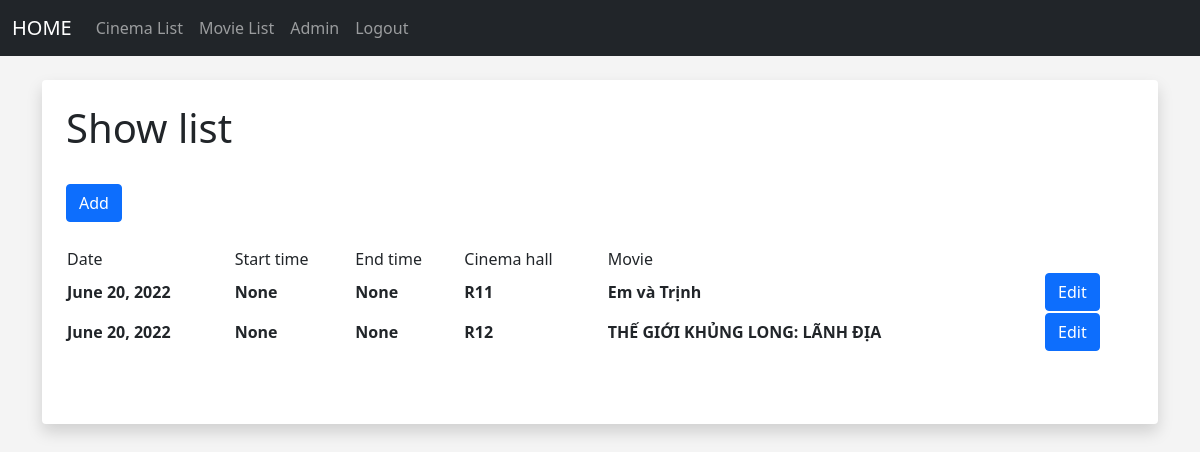
The page /show_list (signed in) on the database as committed earlier.
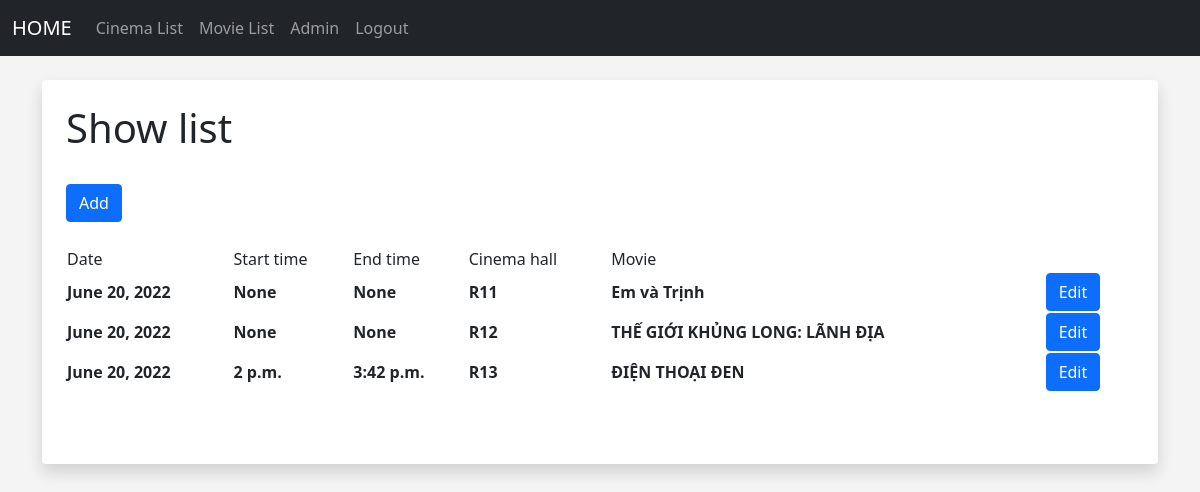
The same page on the database as committed later.
### members/models.py (models this page shows, shortened)
class Show(models.Model):
    date = models.DateField()
    start_time = models.TimeField()
    end_time = models.TimeField()
    cinema_hall_id = models.ForeignKey(Cinema_Hall, on_delete=models.CASCADE)
    movie_id = models.ForeignKey(Movie, on_delete=models.CASCADE)

class Cinema_Hall(models.Model):
    name = models.CharField(max_length=64)
    total_seats = models.IntegerField()
    cinema_id = models.ForeignKey(Cinema, on_delete=models.CASCADE)
    def __str__(self):
        return self.name

class Movie(models.Model):
    title = models.CharField(max_length=256)
    image = models.ImageField(upload_to = "images/")
    description = models.CharField(max_length=512)
    duration = models.IntegerField()
    released_date = models.DateField()
    genre = models.CharField(max_length=256)
    def __str__(self):
        return self.title

### members/views.py (the view)
# urls.py: path('show_list', views.get_all_show, name='show_list'),
def get_all_show(request):
    show_list = Show.objects.all()
    return render(request, 'ui/show_list.html', {'show_list':show_list})

### members/templates/ui/show_list.html (shortened to what this page needs)
{% extends 'ui/base.html' %}
{% block content %}
{% if user.is_superuser %}
	<div class="shadow p-4 mb-5 bg-body rounded">
	<h1>Show list</h1>
    <br/>
    <a href="{% url 'add_show' %}" class="btn btn-primary" role="button">Add</a>
    <br/>
<br/>
<div class="container">
  <div class="row">
    <table>
    <tr>
        <td>Date</td>
        <td>Start time</td>
        <td>End time</td>
        <td>Cinema hall</td>
        <td>Movie</td>
    </tr>
      {% for show in show_list %}
    <tr>
        <th>
          {{show.date}}
        </th>
        <th>
            {{show.start_time}}
        </th>
        <th>
            {{show.end_time}}
        </th>
        <th>
            {{show.cinema_hall_id}}
        </th>
        <th>
            {{show.movie_id}}
        </th>
        <th>
          <a href="{% url 'edit_show' show.id %}" class="btn btn-primary" role="button">Edit</a>
        </th>
    </tr>
      {% endfor %}
    </table>
  </div>
</div>
<br/><br/>
{%else%}
<center>
    <h1>Sorry you don't have permission to access this page</h1>
    </center>
{% endif %}
{% endblock %}

Rows that differ between the two databases and show on the page:
added Show: date "June 20, 2022", start_time "2 p.m.", end_time "3:42 p.m.", cinema_hall_id "R13", movie_id "ĐIỆN THOẠI ĐEN"
